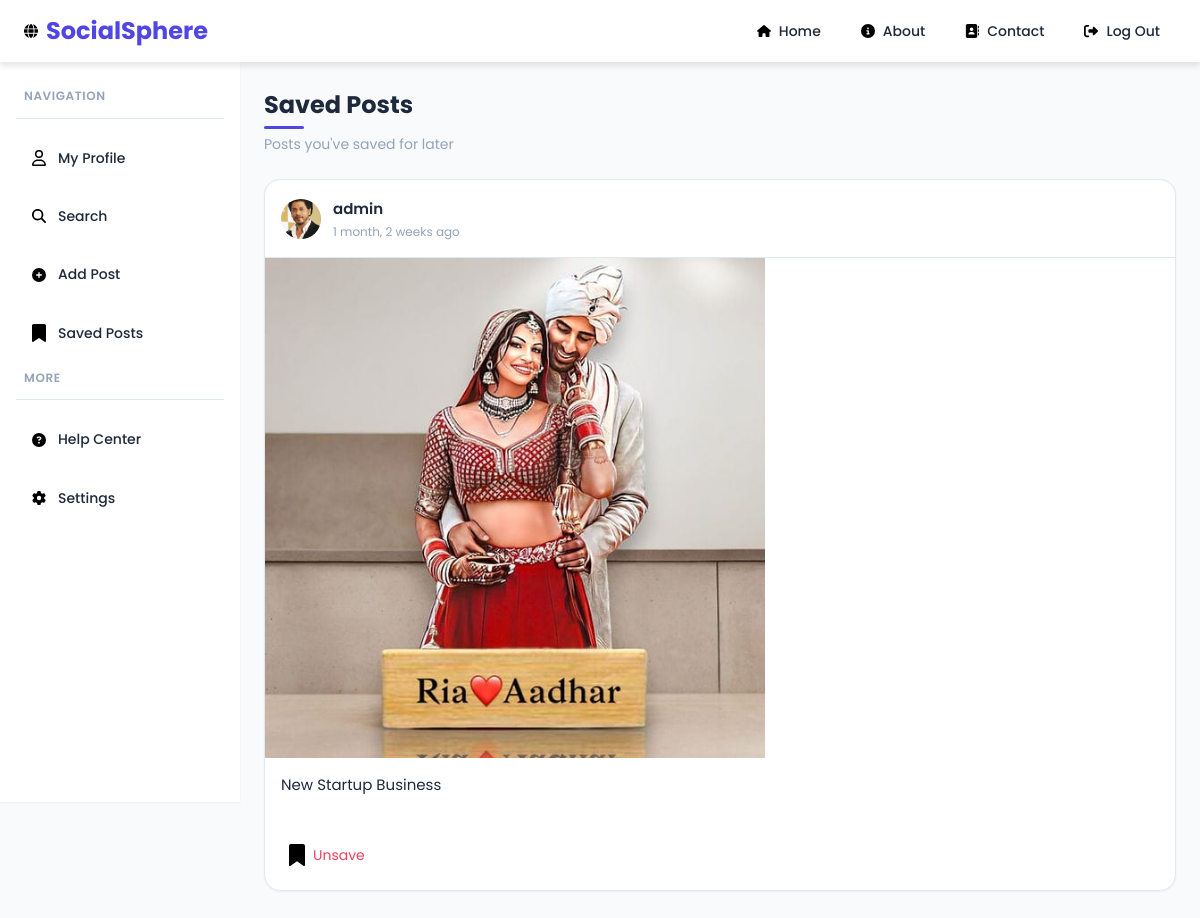
/posts/saved/ (signed in), run on an earlier commit of the app's database.
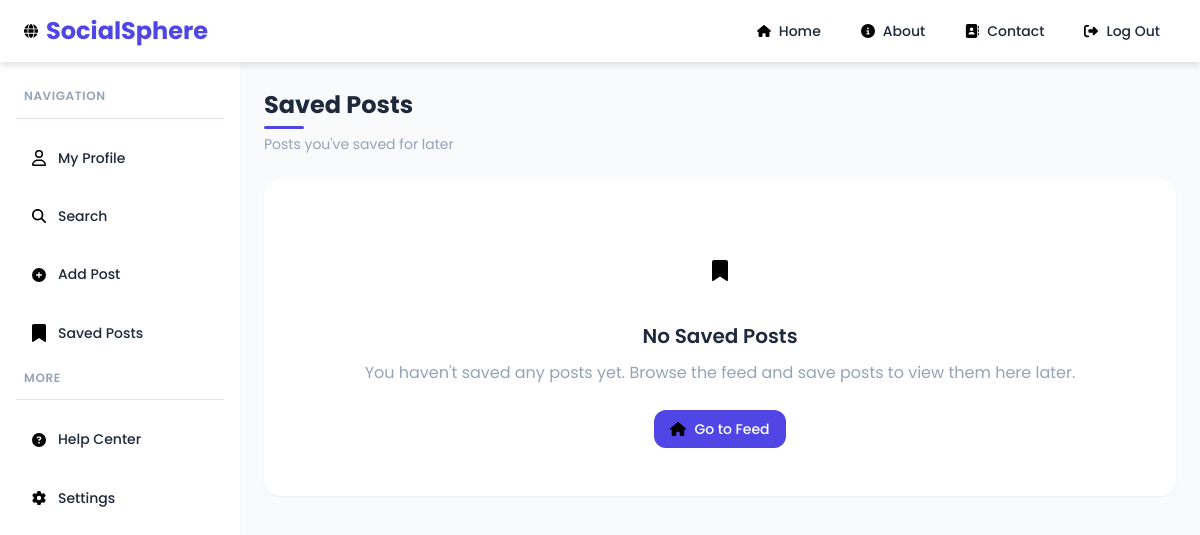
And on a later commit of the database.
### posts/models.py (models this page shows, shortened)
class SavedPost(models.Model):
    post = models.ForeignKey(Post, on_delete=models.CASCADE)
    user = models.ForeignKey(UserProfile, on_delete=models.CASCADE)
    created_at = models.DateTimeField(auto_now_add=True)

class Post(models.Model):
    user = models.ForeignKey(UserProfile, on_delete=models.CASCADE, related_name='posts')  # ✅ Added related_name
    caption = models.CharField(max_length=255)
    image = models.ImageField(upload_to='posts/', blank=True, null=True)
    created_at = models.DateTimeField(auto_now_add=True)
    def get_like_count(self):
        return self.likes.count()
    get_like_count.short_description = 'Likes'
    def get_comment_count(self):
        return self.comments.count()
    get_comment_count.short_description = 'Comments'

### accounts/models.py (models this page shows, shortened)
class UserProfile(AbstractUser):
    bio = models.TextField(blank=True)
    profile_image = models.ImageField(upload_to='profile_pics/', blank=True, null=True)
    first_name = models.CharField(max_length=30, blank=True)
    last_name = models.CharField(max_length=30, blank=True)
    mobile_no = models.CharField(max_length=15, blank=True)
    email = models.EmailField(unique=True, blank=True, null=True)
    birth_date = models.DateField(null=True, blank=True)
    country = models.CharField(max_length=50, blank=True)

### posts/views.py (the view)
# urls.py: path('saved/', saved_posts, name='saved_posts'),
@login_required
def saved_posts(request):
    saved_posts = SavedPost.objects.filter(user=request.user)
    return render(request, 'posts/saved_posts.html', {'saved_posts': saved_posts})

### posts/templates/posts/saved_posts.html (shortened to what this page needs)
{% extends 'base.html' %}
{% load static %}
{% block content %}
<div class="feed-container">
    <div class="feed-header">
        <h1 class="feed-title">Saved Posts</h1>
        <p class="text-gray fs-sm">Posts you've saved for later</p>
    </div>
    {% if saved_posts %}
    <div class="posts-container">
        {% for saved_post in saved_posts %}
        <div class="post-card" id="post-card-{{ saved_post.post.id }}"
            data-post-id="{{ saved_post.post.id }}">
            <div class="post-header">
                <div class="post-avatar">
                    {% if saved_post.post.user.profile_image %}
                    <img src="{{ saved_post.post.user.profile_image.url }}"
                        alt="Profile Image">
                    {% else %}
                    <img src="{% static 'default_profile.png' %}"
                        alt="Profile Image">
                    {% endif %}
                </div>
                <div class="post-user">
                    <a
                        href="{% url 'user_profile' saved_post.post.user.username %}"
                        class="post-username">
                        {{saved_post.post.user.username|default:"Unknown User"}}
                    </a>
                    <div
                        class="post-time">{{saved_post.post.created_at|timesince}}
                        ago</div>
                </div>
            </div>
            <div class="post-image-container">
                <img src="{{ saved_post.post.image.url }}" alt="Post Image"
                    class="post-image">
            </div>
            <div class="post-content">
                <p
                    class="post-caption">{{saved_post.post.caption|default:"No caption provided"}}</p>
            </div>
            <div class="post-actions">
                <form method="post"
                    action="{% url 'unsave_post' saved_post.post.id %}"
                    id="unsave-form-{{ saved_post.post.id }}" class="d-inline">
                    <button type="button" class="post-action unsave"
                        onclick="submitUnsave(event, {{ saved_post.post.id }})">
                        <img class="form-icon"
                            src="{% static 'Icons/bookmark-solid.svg' %}"
                            alt="User Icon" width="16px">
                        <span>Unsave</span>
                    </button>
                </form>
            </div>
        </div>
        {% endfor %}
    </div>
    {% else %}
    <div class="empty-state">
        <div class="empty-icon">
            <img
                src="{% static 'Icons/bookmark-solid.svg' %}"
                alt="User Icon" width="16px">
        </div>
        <h3 class="empty-title">No Saved Posts</h3>
        <p class="empty-text">You haven't saved any posts yet. Browse the feed
            and save posts to view them here later.</p>
        <a href="{% url 'home' %}" class="btn btn-primary">
            <img class="form-icon"
                src="{% static 'Icons/house-solid.svg' %}"
                alt="User Icon" width="16px">
            Go to Feed
        </a>
    </div>
    {% endif %}
</div>
{% endblock %}

### templates/base.html (shortened to what this page needs)
{% load static %}
<!DOCTYPE html>
<html lang="en">
    <head>
        <link rel="stylesheet" href="{% static 'all.min.css' %}">
    </head>
    <body>
        <nav class="navbar">
            <a href="{% url 'home' %}" class="nav-brand">
                <img
                    src="{% static 'Icons/globe-solid.svg' %}"
                    alt="User Icon"
                    width="14px">
                <span>SocialSphere</span>
            </a>
            <div class="nav-links">
                <ul>
                    <li><a href="{% url 'home' %}"
                            class="nav-link {% if request.path == '/' %}active{% endif %}">
                            <img
                                src="{% static 'Icons/house-solid.svg' %}"
                                alt="User Icon"
                                width="14px">
                            <span>Home</span>
                        </a></li>
                    <li><a href="{% url 'about' %}"
                            class="nav-link {% if 'about' in request.path %}active{% endif %}">
                            <img
                                src="{% static 'Icons/circle-info-solid.svg' %}"
                                alt="User Icon"
                                width="14px">
                            <span>About</span>
                        </a></li>
                    <li><a href="{% url 'contact' %}"
                            class="nav-link {% if 'contact' in request.path %}active{% endif %}">
                            <img
                                src="{% static 'Icons/address-book-solid.svg' %}"
                                alt="User Icon"
                                width="14px">
                            <span>Contact</span>
                        </a></li>
                    <li><a href="#" class="nav-link"
                            onclick="event.preventDefault(); document.getElementById('logout-form').submit();">
                            <img
                                src="{% static 'Icons/right-from-bracket-solid.svg' %}"
                                alt="User Icon"
                                width="14px">
                            <span>Log Out</span>
                        </a></li>
                </ul>
            </div>
        </nav>
        <div class="container">
            <div class="sidebar" id="sidebar">
                <div class="sidebar-header">Navigation</div>
                <div class="sidebar-item">
                    <a href="{% url 'profile' %}"
                        class="sidebar-link {% if 'profile' in request.path and not 'user_profile' in request.path %}active{% endif %}">
                        <img src="{% static 'Icons/user.svg' %}" alt="User Icon"
                            width="14px">
                        <span>My Profile</span>
                    </a>
                </div>
                <div class="sidebar-item">
                    <a href="{% url 'search_users' %}"
                        class="sidebar-link {% if 'search' in request.path %}active{% endif %}">
                        <img src="{% static 'Icons/search.svg' %}"
                            alt="User Icon"
                            width="14px">
                        <span>Search</span>
                    </a>
                </div>
                <div class="sidebar-item">
                    <a href="{% url 'create_post' %}"
                        class="sidebar-link {% if 'create_post' in request.path %}active{% endif %}">
                        <img src="{% static 'Icons/add_post.svg' %}"
                            alt="User Icon"
                            width="14px">
                        <span>Add Post</span>
                    </a>
                </div>
                <div class="sidebar-item">
                    <a href="{% url 'saved_posts' %}"
                        class="sidebar-link {% if 'saved_posts' in request.path %}active{% endif %}">
                        <img src="{% static 'Icons/bookmark-solid.svg' %}"
                            alt="User Icon"
                            width="14px">
                        <span>Saved Posts</span>
                    </a>
                </div>
                <div class="sidebar-header">More</div>
                <div class="sidebar-item">
                    <a href="{% url 'help' %}"
                        class="sidebar-link {% if 'help' in request.path %}active{% endif %}">
                        <img
                            src="{% static 'Icons/circle-question-solid.svg' %}"
                            alt="User Icon"
                            width="14px">
                        <span>Help Center</span>
                    </a>
                </div>
                <div class="sidebar-item">
                    <a href="{% url 'setting' %}"
                        class="sidebar-link {% if 'setting' in request.path %}active{% endif %}">
                        <img
                            src="{% static 'Icons/gear-solid.svg' %}"
                            alt="User Icon"
                            width="14px">
                        <span>Settings</span>
                    </a>
                </div>
            </div>
            <div class="main-content">
                {% block content %}{% endblock %}
            </div>
        </div>
    </body>
</html>

What changed in the data, as far as the page shows it:
removed SavedPost: post.user.profile_image (picture), post.user.username "admin", post.created_at "1 month, 2 weeks", post.image (picture), post.caption "New Startup Business"
Also different on the page:
text now shown: "No Saved Posts You haven't saved any posts yet. Browse the feed and save posts to view them here later. Go to Feed"
